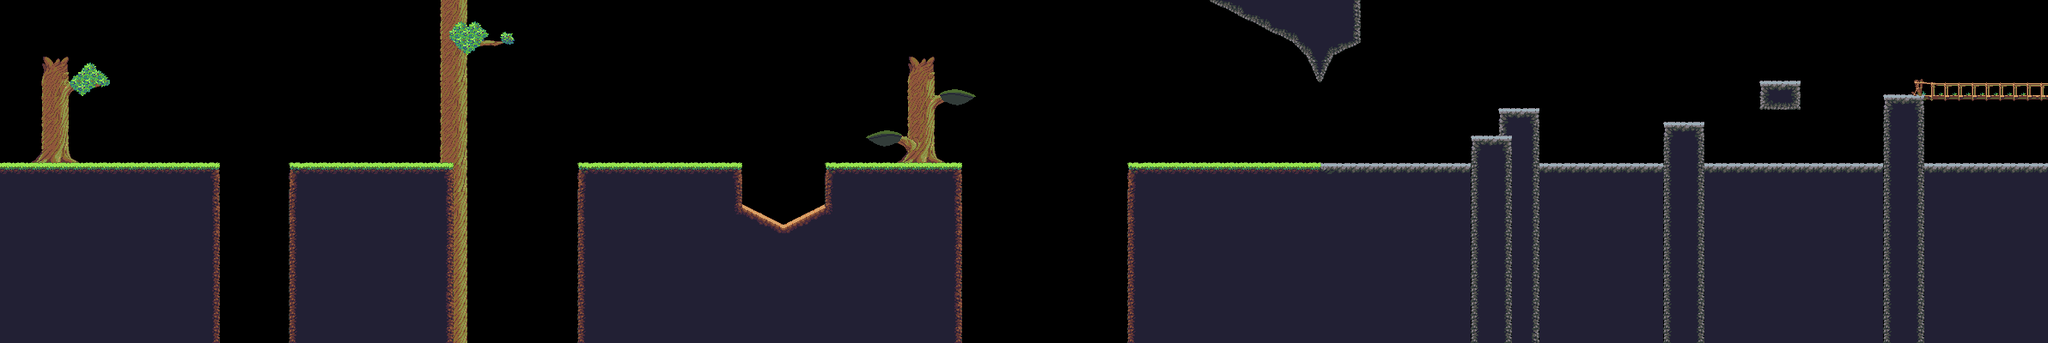

This game map was drawn from its Tiled (.tmx) file and the tilesets committed beside it. A one-line description and the trimmed map source follow:
An orthogonal 149x25 tile map with 16x16 px tiles, 4 tile layers (Tile Layer 4, Tile Layer 3, Tile Layer 2, Tile Layer 1) and 36 objects (9x coin, 2x plat, 2x hint Press I to change characters., hint Hold space to grab onto the vine. , vine, ...).

<map version="1.0" orientation="orthogonal" renderorder="right-down" width="149" height="25" tilewidth="16" tileheight="16" nextobjectid="163">
 <tileset firstgid="1" name="Jungle_terrainwater" tilewidth="16" tileheight="16" spacing="2" margin="1" tilecount="420">
  <image source="tilesets/Jungle_terrainwater.png" width="504" height="270" />
 </tileset>
 <layer name="Tile Layer 4" width="149" height="25">
  <data>[3725 cells, 189 non-empty, 58 distinct tile ids]</data>
 </layer>
 <layer name="Tile Layer 3" width="149" height="25">
  <data>[3725 cells, 1653 non-empty, 43 distinct tile ids]</data>
 </layer>
 <layer name="Tile Layer 2" width="149" height="25">
  <data>[3725 cells, 263 non-empty, 36 distinct tile ids]</data>
 </layer>
 <layer name="Tile Layer 1" width="149" height="25">
  <data>[3725 cells, 0 non-empty, 0 distinct tile ids]</data>
 </layer>
 <objectgroup name="Collisions">
  <object id="105" x="0" y="192" width="256" height="208" />
  <object id="106" name="hint Hold space to grab onto the vine. " x="336" y="192" width="192" height="208" />
  <object id="108" x="672" y="192" width="192" height="208" />
  <object id="112" x="960" y="192" width="160" height="208" />
  <object id="116" name="plat" x="1088" y="112">
   <polyline points="0,0 48,0" />
  </object>
  <object id="117" name="plat" x="1008" y="160">
   <polyline points="0,0 48,0" />
  </object>
  <object id="118" x="1312" y="192" width="1305" height="208" />
  <object id="119" x="1406" y="-1">
   <polyline points="0,0 98.5,47.5 128,95.5 145,66 176,49.5 176.5,0" />
  </object>
  <object id="120" x="1936" y="144" width="48" height="48" />
  <object id="121" x="1744" y="128" width="48" height="64" />
  <object id="123" x="2048" y="96" width="48" height="32" />
  <object id="125" x="2192" y="112" width="48" height="80" />
  <object id="126" x="2240" y="112" width="160" height="16" />
  <object id="145" x="1712" y="160" width="32" height="32" />
  <object id="152" x="862.25" y="240.5">
   <polyline points="0,0 49,25.25 103.75,-2.75 103.75,46.5 -2.25,47.25 0,1" />
  </object>
 </objectgroup>
 <objectgroup name="Entities">
  <object id="104" name="vine" x="588.333" y="43.3333">
   <polyline points="0,0 1.33333,99.3333" />
  </object>
  <object id="115" name="block" x="784" y="128" width="48" height="48" />
  <object id="135" name="hint Hello there! Press A/D to move. " x="32" y="-44.6667" width="112" height="236.667" />
  <object id="136" name="hint Try hitting SPACE." x="192" y="-37.3333" width="64" height="229.333" />
  <object id="138" name="hint Hold space to grab the vine." x="424.667" y="115.333" width="82.6667" height="72.6667" />
  <object id="139" name="hint Use A/D to swing." x="549.667" y="-12.333" width="86.6667" height="260.333" />
  <object id="140" name="hint Some rocks are moveable." x="672" y="112" width="96" height="80" />
  <object id="141" name="hint Press I to change characters." x="960" y="112" width="80" height="80" />
  <object id="142" name="hint Hold space to glide." x="1072" y="-50" width="203.333" height="242" />
  <object id="143" name="hint Press I to change characters." x="1398" y="110" width="190" height="80" />
  <object id="147" name="hint J to to shoot fireballs." x="1664" y="96" width="160" height="96" />
  <object id="150" name="hint Thanks for playing!" x="2192" y="32" width="192" height="80" />
  <object id="153" name="coin" x="232" y="133" />
  <object id="155" name="coin" x="389" y="160" />
  <object id="156" name="coin" x="724" y="163" />
  <object id="157" name="coin" x="1043" y="135" />
  <object id="158" name="coin" x="1119" y="91" />
  <object id="159" name="coin" x="1546" y="162" />
  <object id="160" name="coin" x="1872" y="171" />
  <object id="161" name="coin" x="2081" y="77" />
  <object id="162" name="coin" x="2324" y="90" />
 </objectgroup>
</map>
